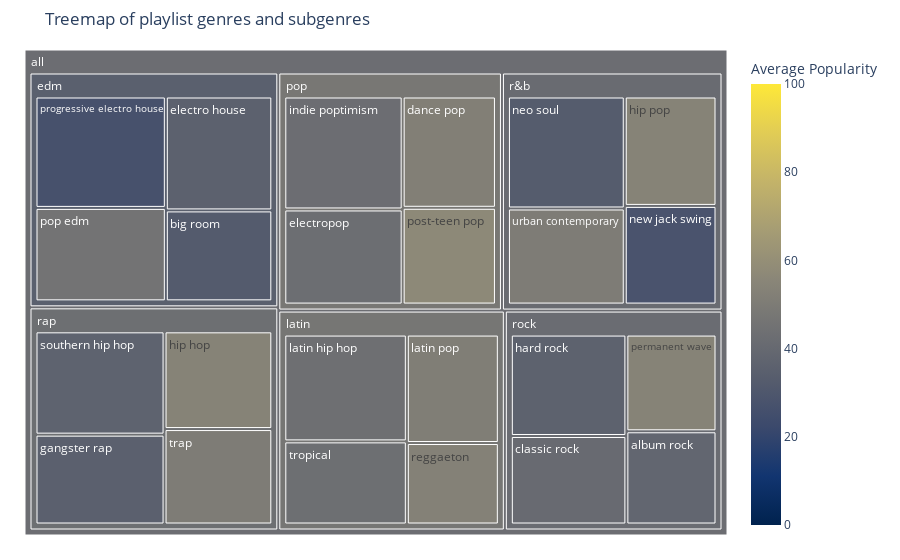

Source (notebook cell):
### Code cell
#create the treemap
fig_treemap = px.treemap(
    genre_subgenre,
    path = [px.Constant('all'), 'playlist_genre', 'playlist_subgenre'],
    values = 'count',
    color = 'avg_popularity',
    color_continuous_scale = 'Cividis',
    range_color = [0, 100],
    title = 'Treemap of playlist genres and subgenres'
)
fig_treemap.update_layout(
    margin = dict(t = 50, l = 25, r = 25, b = 25),
    coloraxis_colorbar = dict(title = 'Average Popularity') 
)

fig_treemap.show()

### Figure 1 — Plotly figure (JSON) as saved in the notebook; plotly's stock layout.template omitted (floating-point values rounded to 4 significant figures)
{"data": [{"branchvalues": "total", "customdata": [[38.32], [32.28], [40.81], [52.08], [35.51], [42.73], [35.19], [35.84], [53.77], [53.84], [42.48], [43.48], [51.1], [32.69], [28.03], [54.0], [45.69], [56.83], [26.87], [52.93], [36.47], [50.31], [43.33], [50.52], [34.83], [47.04], [47.74], [41.22], [43.24], [41.73], [42.48]], "domain": {"x": [0, 1], "y": [0, 1]}, "hovertemplate": "labels=%{label}<br>count=%{value}<br>parent=%{parent}<br>id=%{id}<br>avg_popularity=%{color}<extra></extra>", "ids": ["all/rock/album rock", "all/edm/big room", "all/rock/classic rock", "all/pop/dance pop", "all/edm/electro house", "all/pop/electropop", "all/rap/gangster rap", "all/rock/hard rock", "all/rap/hip hop", "all/r&b/hip pop", "all/pop/indie poptimism", "all/latin/latin hip hop", "all/latin/latin pop", "all/r&b/neo soul", "all/r&b/new jack swing", "all/rock/permanent wave", "all/edm/pop edm", "all/pop/post-teen pop", "all/edm/progressive electro house", "all/latin/reggaeton", "all/rap/southern hip hop", "all/rap/trap", "all/latin/tropical", "all/r&b/urban contemporary", "all/edm", "all/latin", "all/pop", "all/r&b", "all/rap", "all/rock", "all"], "labels": ["album rock", "big room", "classic rock", "dance pop", "electro house", "electropop", "gangster rap", "hard rock", "hip hop", "hip pop", "indie poptimism", "latin hip hop", "latin pop", "neo soul", "new jack swing", "permanent wave", "pop edm", "post-teen pop", "progressive electro house", "reggaeton", "southern hip hop", "trap", "tropical", "urban contemporary", "edm", "latin", "pop", "r&b", "rap", "rock", "all"], "marker": {"coloraxis": "coloraxis", "colors": [38.32, 32.28, 40.81, 52.08, 35.51, 42.73, 35.19, 35.84, 53.77, 53.84, 42.48, 43.48, 51.1, 32.69, 28.03, 54.0, 45.69, 56.83, 26.87, 52.93, 36.47, 50.31, 43.33, 50.52, 34.83, 47.04, 47.74, 41.22, 43.24, 41.73, 42.48]}, "name": "", "parents": ["all/rock", "all/edm", "all/rock", "all/pop", "all/edm", "all/pop", "all/rap", "all/rock", "all/rap", "all/r&b", "all/pop", "all/latin", "all/latin", "all/r&b", "all/r&b", "all/rock", "all/edm", "all/pop", "all/edm", "all/latin", "all/rap", "all/rap", "all/latin", "all/r&b", "all", "all", "all", "all", "all", "all", ""], "type": "treemap", "values": [1065, 1206, 1296, 1298, 1511, 1408, 1456, 1485, 1322, 1256, 1672, 1655, 1262, 1637, 1133, 1105, 1517, 1129, 1809, 948, 1674, 1291, 1288, 1405, 6043, 5153, 5507, 5431, 5743, 4951, 32828]}], "layout": {"coloraxis": {"cmax": 100, "cmin": 0, "colorbar": {"title": {"text": "Average Popularity"}}, "colorscale": [[0, "#00224e"], [0.1111, "#123570"], [0.2222, "#3b496c"], [0.3333, "#575d6d"], [0.4444, "#707173"], [0.5556, "#8a8678"], [0.6667, "#a59c74"], [0.7778, "#c3b369"], [0.8889, "#e1cc55"], [1, "#fee838"]]}, "legend": {"tracegroupgap": 0}, "margin": {"b": 25, "l": 25, "r": 25, "t": 50}, "title": {"text": "Treemap of playlist genres and subgenres"}}}
